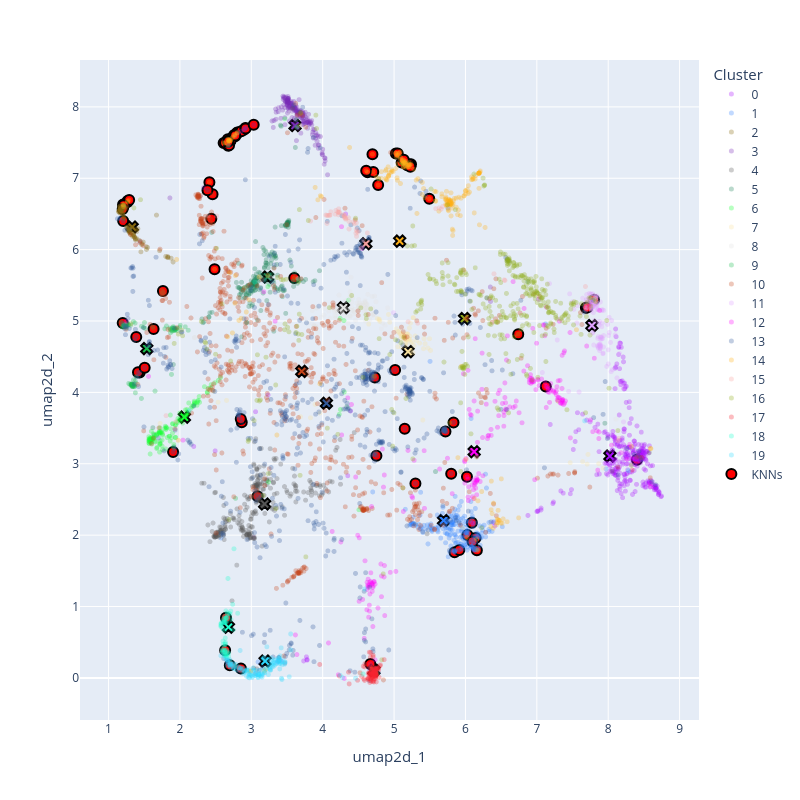

Notebook code for this chart:
### Code cell
# UMAP

# Calcular centroides de cada cluster
centroids = df.groupby(clustering_method)[['umap2d_1', 'umap2d_2']].mean().reset_index()

# Crear gráfico de dispersión interactivo con leyenda discreta
fig = px.scatter(
    df, 
    x='umap2d_1',
    y='umap2d_2',
    size=None,
    color=clustering_method,  # Usar la columna categórica para el color
    # title='UMAP 2D',
    color_discrete_sequence=px.colors.qualitative.Alphabet,  # Usar una paleta de colores discreta
    hover_data=[clustering_method, 'title'],  # Agregar el cluster y el título al tooltip
    hover_name='title',  # Mostrar el título como identificador principal en el tooltip
    opacity=0.3,
    category_orders={clustering_method: clusters}
)

# Asegurar que la relación de aspecto sea 1:1 tanto en los ejes como en la figura
fig.update_layout(
    xaxis=dict(scaleanchor="y"),  # Vincula la escala del eje x con el eje y
    yaxis=dict(scaleanchor="x"),  # Vincula la escala del eje y con el eje x
    width=800,  # Establece un tamaño específico para el ancho
    height=800,  # Establece el mismo tamaño para la altura
    legend_title_text='Cluster',  # Personalizar el título de la leyenda
    legend_title_font_size=15,
    xaxis_title_font_size=15,
    yaxis_title_font_size=15
)

# Personalizar el formato del tooltip
fig.update_traces(
    marker=dict(size=5),
    hovertemplate="<b>Title:</b> %{hovertext}<br>" +  # Título en negrita
                  "<b>Cluster:</b> %{customdata[0]}<br>" +  # Mostrar el cluster (usando customdata)
                  "<b>X:</b> %{x}<br>" +  # Coordenada X
                  "<b>Y:</b> %{y}<br>" +  # Coordenada Y
                  "<extra></extra>"  # Eliminar información adicional no deseada
)

# Agregar puntos resaltados en rojo, sin que aparezcan en la leyenda
fig.add_scatter(
    x=df.loc[knn_idxs[0], 'umap2d_1'],
    y=df.loc[knn_idxs[0], 'umap2d_2'],
    mode='markers',
    marker=dict(color='red', size=10, line=dict(color='black', width=2)),
    name='KNNs',
    showlegend=True,
    customdata=df.loc[knn_idxs[0], [clustering_method]],  # Asegurar que tengan los mismos datos adicionales
    hovertext=df.loc[knn_idxs[0], 'title'],  # Usar el título también para estos puntos
    hovertemplate="<b>Title:</b> %{hovertext}<br>" +
                  "<b>Cluster:</b> %{customdata[0]}<br>" +
                  "<b>X:</b> %{x}<br>" +
                  "<b>Y:</b> %{y}<br>" +
                  "<extra></extra>"
)

# Obtener los colores usados en el gráfico principal
colors = px.colors.qualitative.Alphabet

# Crear un diccionario que mapea cada cluster a un color
cluster_colors = dict(zip(df[clustering_method].cat.categories, colors))

# Agregar centroides con el color correspondiente de su cluster
for cluster in centroids[clustering_method]:
    centroid = centroids[centroids[clustering_method] == cluster]
    fig.add_scatter(
        x=centroid['umap2d_1'],
        y=centroid['umap2d_2'],
        mode='markers',
        marker=dict(color=cluster_colors[cluster], size=10, symbol='x', line=dict(color='black', width=2)),
        name=f'Centroid {cluster}',  # Opcional, si quieres que aparezca en la leyenda
        showlegend=False
    )

# Save
fig.write_image("../data/output/UMAP.pdf")
# Mostrar el gráfico
fig.show()
